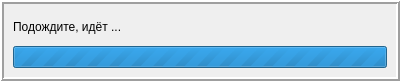
<?xml version="1.0" encoding="UTF-8"?>
<ui version="4.0">
 <class>WaitDialog</class>
 <widget class="QDialog" name="WaitDialog">
  <property name="windowModality">
   <enum>Qt::NonModal</enum>
  </property>
  <property name="geometry">
   <rect>
    <x>0</x>
    <y>0</y>
    <width>400</width>
    <height>81</height>
   </rect>
  </property>
  <property name="windowTitle">
   <string>Form</string>
  </property>
  <property name="modal">
   <bool>true</bool>
  </property>
  <layout class="QGridLayout" name="gridLayout">
   <property name="leftMargin">
    <number>0</number>
   </property>
   <property name="topMargin">
    <number>0</number>
   </property>
   <property name="rightMargin">
    <number>0</number>
   </property>
   <property name="bottomMargin">
    <number>0</number>
   </property>
   <property name="spacing">
    <number>0</number>
   </property>
   <item row="0" column="0">
    <widget class="QFrame" name="frame">
     <property name="frameShape">
      <enum>QFrame::Box</enum>
     </property>
     <property name="frameShadow">
      <enum>QFrame::Raised</enum>
     </property>
     <property name="lineWidth">
      <number>2</number>
     </property>
     <layout class="QGridLayout" name="gridLayout_2">
      <item row="0" column="0">
       <widget class="QLabel" name="lMainText">
        <property name="text">
         <string>Подождите, идёт ...</string>
        </property>
       </widget>
      </item>
      <item row="1" column="0">
       <widget class="QProgressBar" name="prbProgressStatus">
        <property name="maximum">
         <number>0</number>
        </property>
        <property name="value">
         <number>0</number>
        </property>
        <property name="alignment">
         <set>Qt::AlignCenter</set>
        </property>
       </widget>
      </item>
     </layout>
    </widget>
   </item>
  </layout>
 </widget>
 <resources/>
 <connections/>
</ui>
